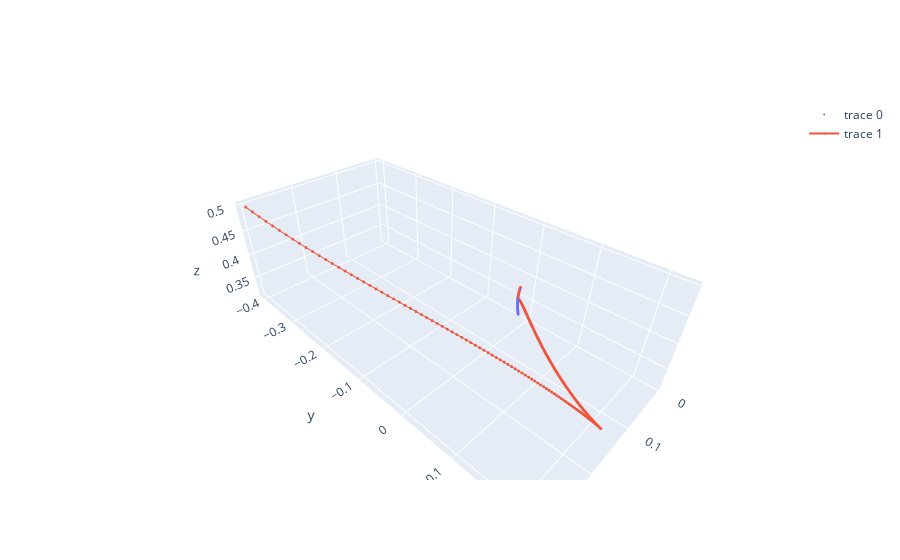

The notebook cell this image was saved under:
### Markdown cell above
### Programming Assignment: Task 10: GMO Pointing Control (10 points)
Next the GMO pointing attitude mode is created and test. Use the same gains K and P as developed for sun-pointing, and the PD control in Eq. (4). Your tasks are:
 
- Numerically implement the GMO pointing control mode and for now just assume that at $t_0$ nadir pointing is required, even though the satellite is in the sunlight at this time.

- Validate the response by providing the $\sigma_{B/N}$ states at t = 15s, 100s, 200s and 400s. Note that you must always provide the MRP corresponding to the short rotation.

### Code cell
SO.LMO_sat.reset_X()

t_step = 1
t_f = 1200

Xr = lambda t: np.vstack([am.DCM_2_MRP(SO.Get_Comm_Frame_DCM(t)),
                          SO.LMO_sat.R_BN()@SO.Get_Comm_Frame_Inertial_Rate(t,0.01)])

control = lambda x, t: SO.linear_control(x, 
                                         Xr,
                                         t, K, P)
data = SO.orbital_att_RK4int(SO.LMO_sat,
                      control,
                      np.zeros(3),
                      SO.LMO_sat.X(),
                      np.arange(0,t_f+t_step,t_step))
print(data)

fig = pgo.Figure()
sigma = np.array([Xr(t).flatten() for t in np.arange(0,t_f+t_step,t_step)])

fig.add_scatter3d(x=sigma[:,0],
                  y=sigma[:,1],
                  z=sigma[:,2],
                  mode="markers",
                  marker={"size": 1})
fig.add_scatter3d(x=data["sigma1"],
                  y=data["sigma2"],
                  z=data["sigma3"],
                  marker={"size": 1})
fig.show()

### Figure 1 — Plotly figure (JSON) as saved in the notebook; plotly's stock layout.template omitted (floating-point values rounded to 4 significant figures; data arrays with more than 128 entries replaced by an {"elided": "..."} marker saying what was removed)
{"data": [{"marker": {"size": 1}, "mode": "markers", "type": "scatter3d", "x": {"elided": "1201 float values"}, "y": {"elided": "1201 float values"}, "z": {"elided": "1201 float values"}}, {"marker": {"size": 1}, "type": "scatter3d", "x": {"elided": "1201 float values"}, "y": {"elided": "1201 float values"}, "z": {"elided": "1201 float values"}}], "layout": {}}
